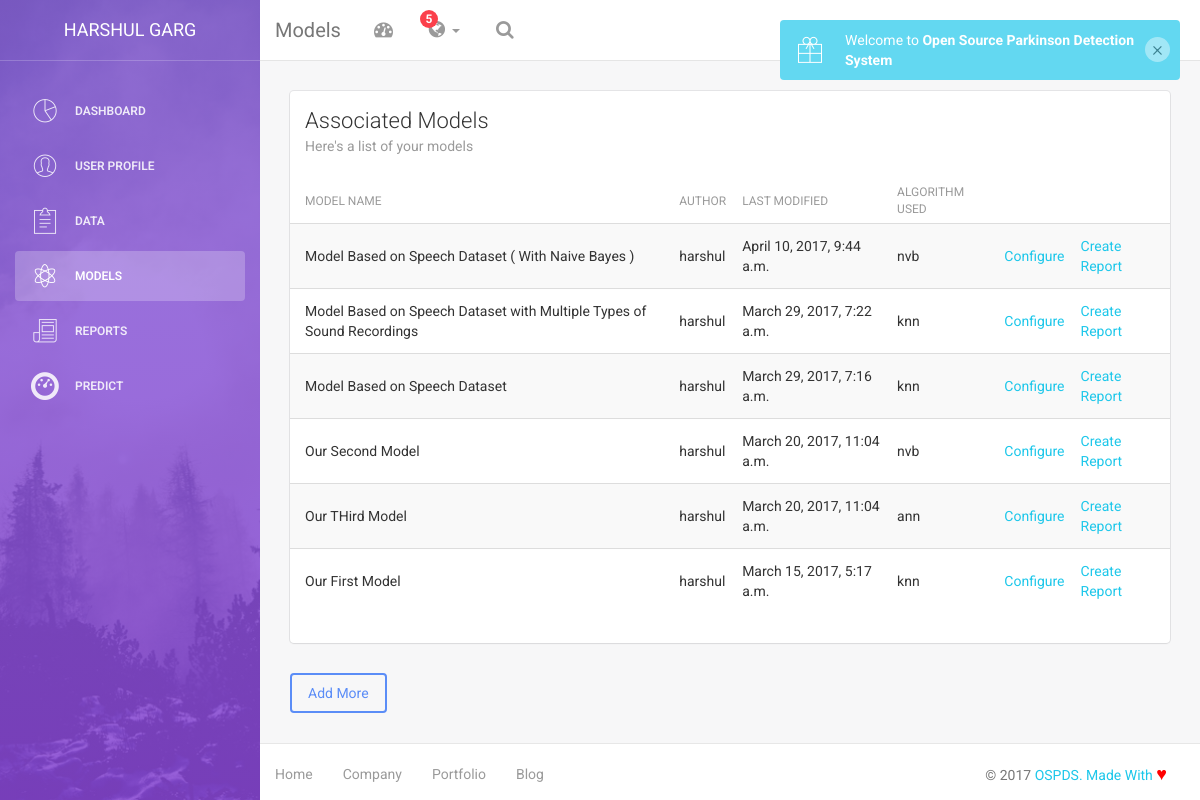
/dashboard/models/ (signed in), run on an earlier commit of the app's database.
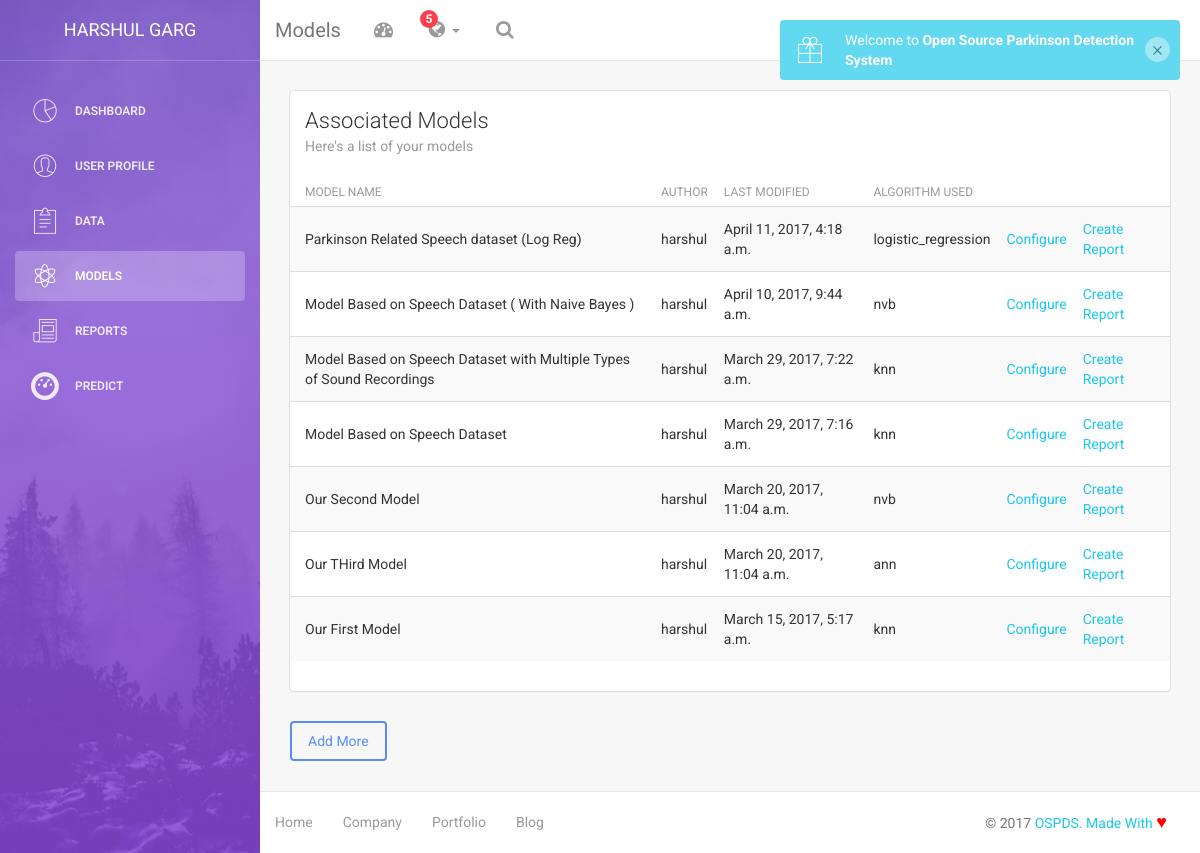
And on a later commit of the database.
### dashboard/models.py (models this page shows, shortened)
class ModelInfo(models.Model):
	model_name = models.CharField(max_length=200)
	model_author = models.CharField(max_length=200)
	model_up_date = models.DateTimeField(default=datetime.now(), blank=True)
	model_desc = models.TextField()
	model_algo = models.CharField(max_length=200)
	model_data_id = models.IntegerField()

### dashboard/views.py (the view)
def model_list(request):
	if request.user.id is None:
		return HttpResponseRedirect('/')
	all_entries  = ModelInfo.objects.all().filter(model_author=request.user.username).order_by('-model_up_date')
	args = {'name':request.user.first_name + ' ' + request.user.last_name, 'root_url':root_url }
	args['model_list'] = all_entries
	args['csrf_for_config'] = csrf.get_token(request)
	return render_to_response('dashboard/model_list.html', args)

### dashboard/templates/dashboard/model_list.html (shortened to what this page needs)
{% extends "dashboard/dash_header.html" %}
{% block content %}
<div class="wrapper">
    {% include 'dashboard/sidebar.html' %}
    <div class="main-panel">
		<nav class="navbar navbar-default navbar-fixed">
            <div class="container-fluid">
                <div class="navbar-header">
                    <a class="navbar-brand" href="#">Models</a>
                </div>
                {% include 'dashboard/toplinks.html' %}
            </div>
        </nav>
        <div class="content">
            <div class="container-fluid">
                <div class="row">
                    <div class="col-md-12">
                        <div class="card">
                            <div class="header">
                                <h4 class="title">Associated Models</h4>
                                <p class="category">Here's a list of your models</p>
                            </div>
                            <div class="content table-responsive table-full-width">
                                <table id="model-list-table" class="table table-hover table-striped">
                                    <thead>
                                        <th>Model Name</th>
                                    	<th>Author</th>
                                    	<th>Last Modified</th>
                                        <th>Algorithm Used</th>
                                        <th></th>
                                    </thead>
                                    <tbody>
                                        {% for model in model_list %}
                                            <tr data-id={{model.id}}>
                                                <td>{{model.model_name}}</td>
                                                <td>{{model.model_author}}</td>
                                                <td>{{model.model_up_date}}</td>
                                                <td>{{model.model_algo}}</td>
                                                <td><a data-toggle='modal' id="configure-model-btn" data-target='#configure-model-modal' data-id={{model.id}} href="#">Configure</a></td>
                                                <td>
                                                    <a data-id={{model.id}} data-toggle="modal" id="create-report-btn" data-target="#modal-create-report" href="#">Create Report</a>
                                                </td>
                                            </tr>
                                        {% endfor %}
                                    </tbody>
                                </table>
                            </div>
                        </div>
                        <a href="{{root_url}}/dashboard/models/new/" class="btn btn-primary">Add More</a>
                    </div>
                </div>
            </div>
        </div>
        {% include 'dashboard/footer.html' %}
    </div>
</div>
{% endblock %}

What changed in the data, as far as the page shows it:
added ModelInfo: model_name "Parkinson Related Speech dataset (Log Reg)", model_author "harshul", model_up_date "April 11, 2017, 4:18 a.m.", model_algo "logistic_regression"
